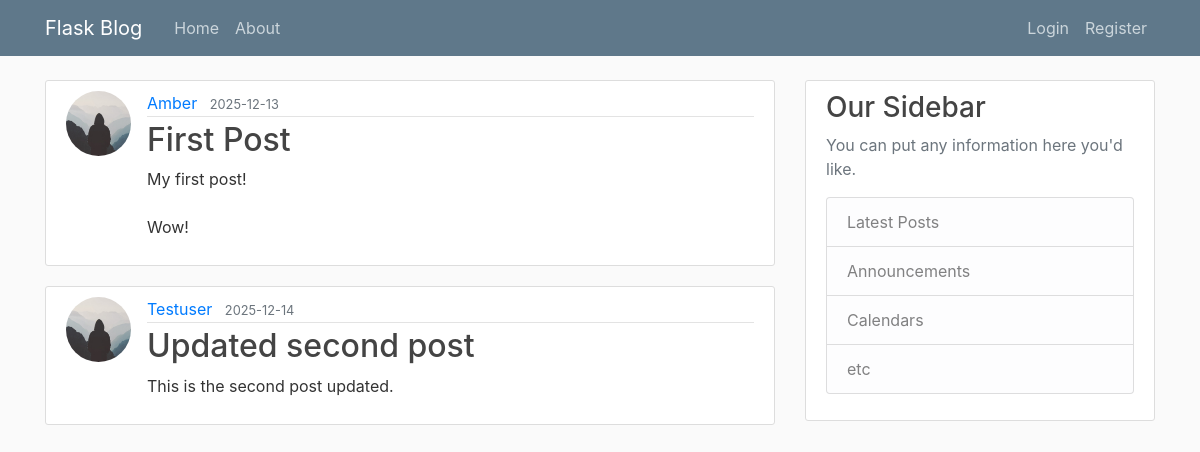
The page / on the database its author committed.
### flaskblog/models.py (models this page shows, shortened)
class Post(db.Model):
    id = db.Column(db.Integer, primary_key=True)
    title = db.Column(db.String(100), nullable=False)
    date_posted = db.Column(db.DateTime, nullable=False, default=datetime.now(timezone.utc))
    content = db.Column(db.Text, nullable=False)
    user_id = db.Column(db.Integer, db.ForeignKey('user.id'), nullable=False)

class User(db.Model, UserMixin):
    id = db.Column(db.Integer, primary_key=True)
    username = db.Column(db.String(20), unique=True, nullable=False)
    email = db.Column(db.String(120), unique=True, nullable=False)
    image_file = db.Column(db.String(20), nullable=False, default='default.jpg')
    password = db.Column(db.String(60), nullable=False)
    posts = db.relationship('Post', backref='author', lazy=True)

### flaskblog/routes.py (the view)
@app.route("/")
def home():
    name = "Amber"
    posts = Post.query.all()
    return render_template("index.html",name=name,posts=posts)

### flaskblog/templates/index.html
{% extends "layout.html" %}
{% block content %}
    {% for post in posts %}
        <article class="media content-section">
          <img class="rounded-circle article-img" src="{{ url_for('static', filename='profile_pics/' + post.author.image_file) }}" alt="">
          <div class="media-body">
            <div class="article-metadata">
              <a class="mr-2" href="#">{{ post.author.username }}</a>
              <small class="text-muted">{{ post.date_posted.strftime('%Y-%m-%d') }}</small>
            </div>
            <h2><a class="article-title" href="{{ url_for('post', post_id=post.id) }}">{{ post.title }}</a></h2>
            <p class="article-content">{{ post.content }}</p>
          </div>
        </article>
    {% endfor %}
{% endblock content %}

### flaskblog/templates/layout.html (shortened to what this page needs)
<!DOCTYPE html>
<html>
<head>
    <link rel="stylesheet" href="https://maxcdn.bootstrapcdn.com/bootstrap/4.0.0/css/bootstrap.min.css">
    <link rel="stylesheet" type="text/css" href="{{ url_for('static', filename='style.css') }}">
</head>
<body>
    <header class="site-header">
      <nav class="navbar navbar-expand-md navbar-dark bg-steel fixed-top">
        <div class="container">
          <a class="navbar-brand mr-4" href="/">Flask Blog</a>
          <div class="collapse navbar-collapse" id="navbarToggle">
            <div class="navbar-nav mr-auto">
              <a class="nav-item nav-link" href="{{ url_for('home') }}">Home</a>
              <a class="nav-item nav-link" href="{{ url_for('about') }}">About</a>
            </div>
            <div class="navbar-nav">
              {% if current_user.is_authenticated %}
                <a class="nav-item nav-link" href="{{ url_for('new_post') }}">New Post</a>
                <a class="nav-item nav-link" href="{{ url_for('account') }}">Account</a>
                <a class="nav-item nav-link" href="{{ url_for('logout') }}">Logout</a>
              {% else %}
                <a class="nav-item nav-link" href="{{ url_for('login') }}">Login</a>
                <a class="nav-item nav-link" href="{{ url_for('register') }}">Register</a>
              {% endif %}
            </div>
          </div>
        </div>
      </nav>
    </header>
    <main role="main" class="container">
      <div class="row">
        <div class="col-md-8">
          {% block content %}{% endblock %}
        </div>
        <div class="col-md-4">
          <div class="content-section">
            <h3>Our Sidebar</h3>
            <p class='text-muted'>You can put any information here you'd like.
              <ul class="list-group">
                <li class="list-group-item list-group-item-light">Latest Posts</li>
                <li class="list-group-item list-group-item-light">Announcements</li>
                <li class="list-group-item list-group-item-light">Calendars</li>
                <li class="list-group-item list-group-item-light">etc</li>
              </ul>
            </p>
          </div>
        </div>
      </div>
    </main>
</body>
</html>

### flaskblog/static/style.css (style rules this page uses)
body { background: #fafafa; color: #333333; margin-top: 5rem; }
h1, h2, h3, h4, h5, h6 { color: #444444; }
.bg-steel { background-color: #5f788a; }
.site-header .navbar-nav .nav-link { color: #cbd5db; }
.content-section { background: #ffffff; padding: 10px 20px; border: 1px solid #dddddd; border-radius: 3px; margin-bottom: 20px; }
.article-title { color: #444444; }
.article-content { white-space: pre-line; }
.article-img { height: 65px; width: 65px; margin-right: 16px; }
.article-metadata { padding-bottom: 1px; margin-bottom: 4px; border-bottom: 1px solid #e3e3e3 }

### rows shown on the page
Post: image_file (placeholder picture), author.username "Amber", date_posted "2025-12-13", title "First Post", content "My first post! Wow!"
Post: image_file (placeholder picture), author.username "Testuser", date_posted "2025-12-14", title "Updated second post", content "This is the second post updated."
